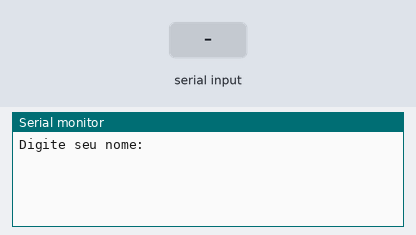
A sketch run on a simulated Arduino Uno, built with avr-gcc and run on an emulated ATmega328P. On the bench: the last lines printed to the serial monitor. The test bench sets the inputs (shaded band).

Above: at 1.2 s.
1.3 s: "90,45\n" received over Serial
At 3.0 s:
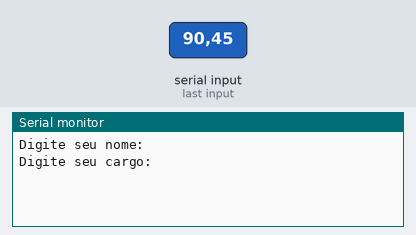
3.8 s: "30,150\n" received over Serial
At 6.0 s:
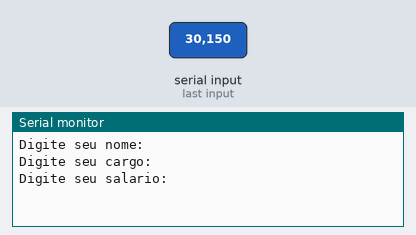
6.3 s: "5\n" received over Serial
At 8.5 s:
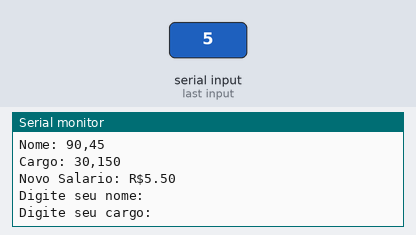

The sketch:

7_atividade1.ino
```cpp
// C++ code
//Faça um programa que receba o nome, cargo e salário de um funcionário. Calcule o salário acrescido de 10%. Ao final exiba o nome, o cargo e o novo salário desse funcionário.
String nome = " ";
String cargo = " ";
float salario = 0;
float novoSalario = 0;

void setup()
{
  Serial.begin(9600);
}

void loop()
{
  //Entrada
  Serial.println("Digite seu nome: ");
  while( !Serial.available() );
  nome = Serial.readString();

  Serial.println("Digite seu cargo: ");
  while( !Serial.available() );
  cargo = Serial.readString();

  Serial.println("Digite seu salario: ");
  while( !Serial.available() );
  salario = Serial.parseFloat();

  delay(500);

  //Processamento
  (novoSalario = salario * 1.10);


  //Saida
  Serial.println("Nome: " + nome);
  Serial.println("Cargo: " + cargo);
  Serial.print("Novo Salario: R$" );
  Serial.println(novoSalario, 2);


}
```

Measured:
- after the input at 1.3 s, the serial monitor: prints a new line after 1.0 s (image 1)
- after the input at 3.8 s, the serial monitor: prints a new line after 1.0 s (image 2)
- after the input at 6.3 s, the serial monitor: prints a new line after 0.50 s (image 3)
